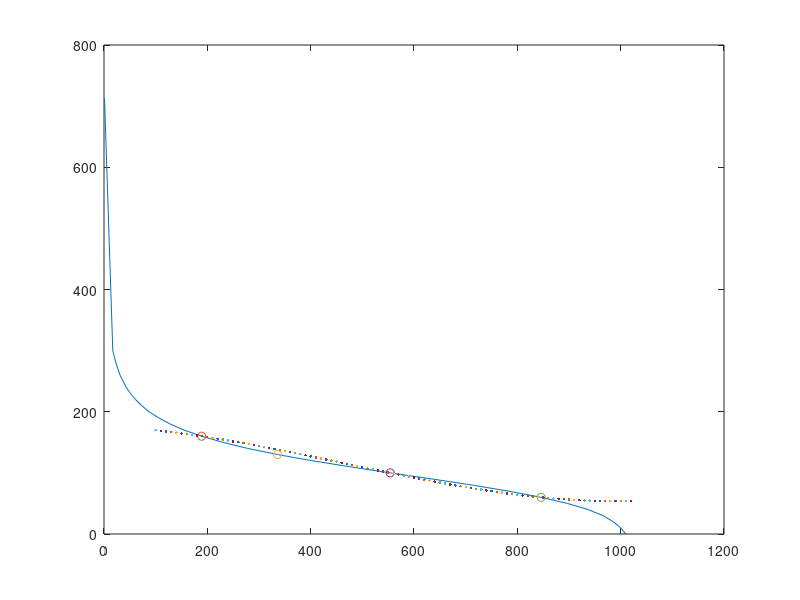

MATLAB code to generate this figure:
% A=[1,17,20,23,27,31,37,43,51,61,73,87,106,128,155,189,230,278,336,402,476,554,635,713,784,864,897,937,966,986,1000,1010];
% B=[713,300,290,280,270,260,250,240,230,220,210,200,190,180,170,160,150,140,130,120,110,100,90,80,70,60,50,40,30,20,10,0];

A=[
     1, 713 ,
    17, 300 , 
    20, 290 ,
    23, 280 ,
    27, 270 ,
    31, 260 ,
    37, 250 ,
    43, 240 ,
    51, 230 ,
    61, 220 ,
    73, 210 ,
    87, 200 ,
   106, 190 ,
   128, 180 ,
   155, 170 ,
   189, 160 ,
   230, 150 ,
   278, 140 ,
   336, 130 ,
   402, 120 ,
   476, 110 ,
   554, 100 ,
   635,  90 ,
   713,  80 ,
   784,  70 ,
   846,  60 ,
   897,  50 ,
   937,  40 ,
   966,  30 ,
   986,  20 ,
  1000,  10 ,
  1010,   0 ,
];

figure(1);

plot(A(:,1),A(:,2));

hold on

x1=A(16,1);
y1=A(16,2);
x2=A(19,1);
y2=A(19,2);
x3=A(22,1);
y3=A(22,2);
x4=A(26,1);
y4=A(26,2);

plot(x1,y1,'o');
plot(x2,y2,'o');
plot(x3,y3,'o');
plot(x4,y4,'o');

X=[x1^3 x1^2 x1 1; x2^3 x2^2 x3 1; x3^3 x3^2 x3 1; x4^3 x4^2 x4 1];
Y=[y1; y2; y3; y4];

L=inv(X)*Y;

a=L(1);
b=L(2);
c=L(3);
d=L(4);

hold on
for x=100:10:1023
    y=a*x^3+b*x^2+c*x+d;
    plot(x,y,'.');
end
hold off



